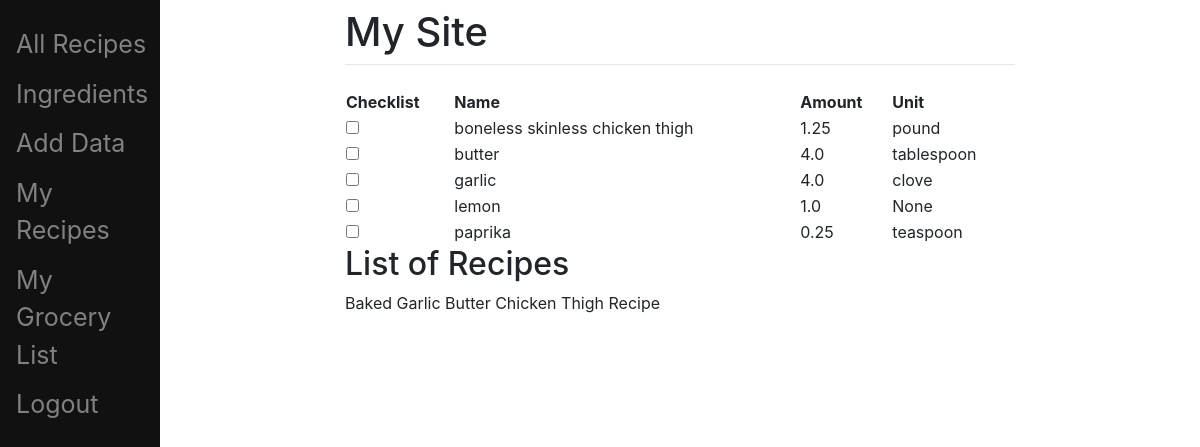
Page /grocerylist/ (signed in) on the earlier database version.
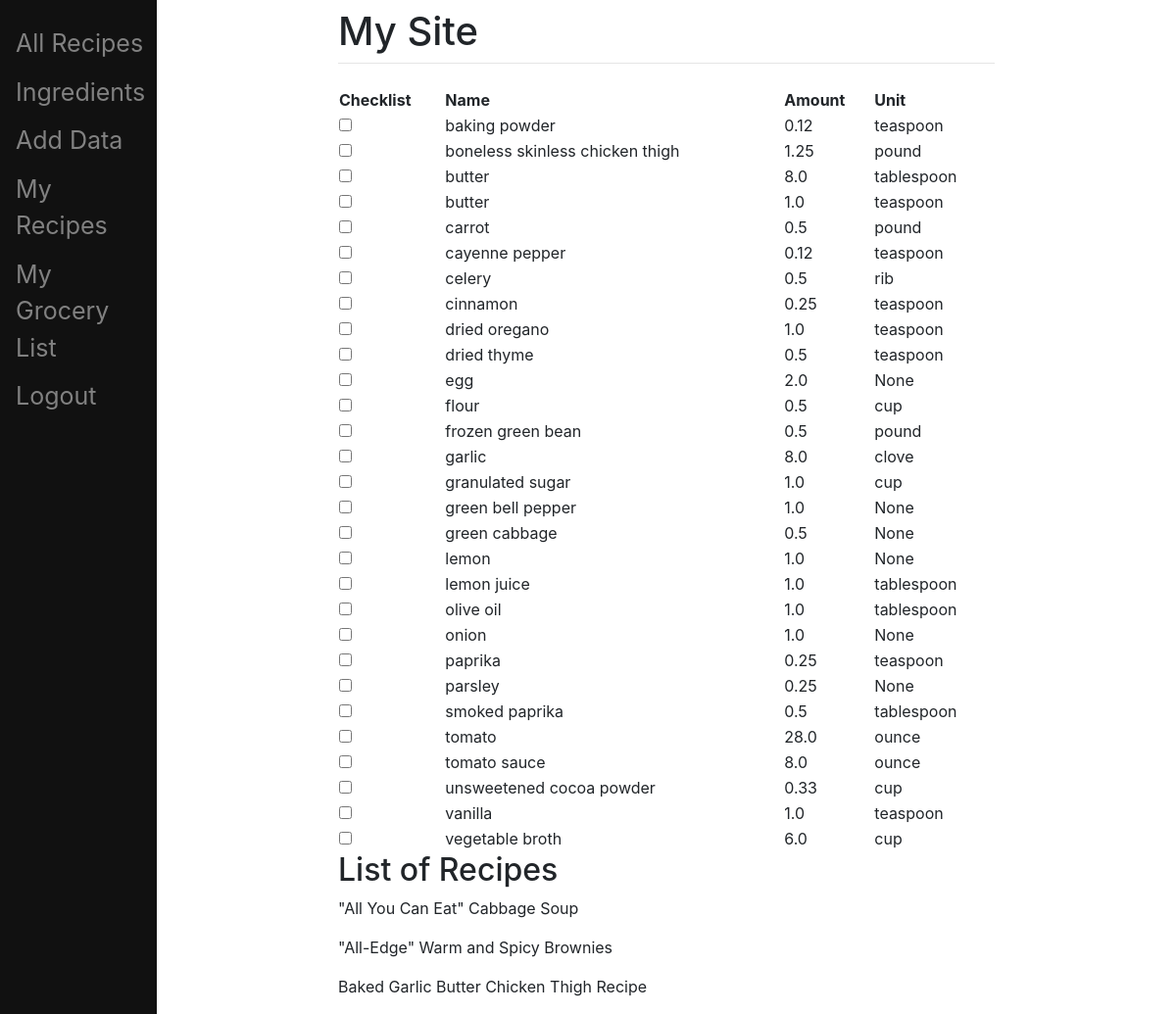
Same page on the later database version.
### main/models.py (models this page shows, shortened)
class grocery_list(models.Model):
    user = models.ForeignKey(User, on_delete=models.CASCADE, related_name="recipe_list", null=True)
    name = models.ForeignKey('ingredients3', related_name='recipe_list', on_delete=models.SET_NULL, null=True, blank=True)
    amount = models.FloatField(blank=True, null=True)
    unit = models.CharField(max_length=50, blank=True, null=True)
    checked = models.BooleanField(default=False)

class ingredients3(models.Model):
    name = models.CharField(max_length=200)
    def __str__(self):
        return self.name

class user_recipes(models.Model):
    recipe = models.ForeignKey('recipes3', related_name='user_recipe', on_delete=models.SET_NULL, null=True, blank=True)
    user = models.ForeignKey(User, on_delete=models.CASCADE, related_name="recipes", null=True)
    percent = models.IntegerField(blank=True, null=True)
    checked = models.BooleanField(default=False)

class recipes3(models.Model):
    name = models.CharField(max_length=200)
    time = models.PositiveIntegerField(null=True, blank=True)
    url = models.URLField(max_length=200)
    image = models.CharField(max_length=200)
    calories = models.FloatField(null=True, blank=True)
    ingredients = models.ManyToManyField('ingredients3', related_name='recipes')
    genre = models.ManyToManyField('genres3', related_name='recipes')

### main/views.py (the view)
# urls.py: path('grocerylist/', views.groceryList, name='groceryList'),
def groceryList(response):
    if response.user.is_authenticated:
        return render(response, 'main/grocery_list.html', {'ingredients': grocery_list.objects.filter(user=response.user).order_by('name__name'), 'recipes': user_recipes.objects.filter(user=response.user,checked=True)})
    else:
        return render(response, 'main/grocery_list.html')

### main/templates/main/grocery_list.html (shortened to what this page needs)
{% extends "main/base.html" %}
{% block content %}
{% if user.is_authenticated%}
<table style="width:100%">
    <tr>
      <th>Checklist</th>
      <th>Name</th>
      <th>Amount</th>
      <th>Unit</th>
    </tr>
    {% for ingredient in ingredients %}
    <tr>
      {% if ingredient.checked == True %}
      <td><input type="checkbox" value="checked" name="{{ingredient.id}}" checked></td>
      {% else %}
      <td><input type="checkbox" value="checked" name="{{ingredient.id}}"></td>
      {% endif %}
      <td>{{ingredient.name}}</td>
      <td>{{ingredient.amount}}</td>
      <td>{{ingredient.unit}}</td>
    </tr>
    {% endfor %}
  </table>
  <h2>List of Recipes</h2>
  {% for recipe in recipes%}
  <p>{{recipe.recipe.name}}</p>
  {% endfor %}
{% else%}
<a href="/login">Login Here to Access Content</a>
{% endif %}
{% endblock %}

### main/templates/main/base.html (shortened to what this page needs)
<!doctype html>
<html>
<head>
</head>
<link rel="stylesheet" href="https://stackpath.bootstrapcdn.com/bootstrap/4.3.1/css/bootstrap.min.css">
<body>
	<div class="sidenav">
		<a href="/allrecipes">All Recipes</a>
		<a href="/ingredients">Ingredients</a>
		<a href="/adddata">Add Data</a>
		<a href='/myrecipes'>My Recipes</a>
		<a href='/grocerylist'>My Grocery List</a>
		{% if user.is_authenticated%}
			<a href='/logout'>Logout</a>
		{% else %}
			<a href='/login'>Login</a>
		{% endif %}
	</div>
	<div id="content" name="content" class="main">
		<div class="row justify-content-center">
			<div class="col-8">
				<h1 class="mt-2">My Site</h1>
				<hr class="mt-0 mb-4">
				{% block content %}
				{% endblock %}
			</div>
		</div>
	</div>
</body>
</html>

### main/templates/main/base.html (style rules this page uses)
.sidenav { height:100%; width:160px; position: fixed; z-index:1; top:0; left:0; background-color:#111; overflow-x: hidden; padding-top: 20px; }
.sidenav a { padding:6px 8px 6px 16px; text-decoration: none; font-size:25px; color: #818181; display:block; }
.main { margin-left:160px; padding: 0px 10px; }

Differences in the rows shown:
added grocery_list: name "baking powder", amount "0.12", unit "teaspoon"
changed grocery_list (number 3 of 29 on the later page): amount "4.0" → "8.0"
added grocery_list: name "butter", amount "1.0", unit "teaspoon"
added grocery_list: name "carrot", amount "0.5", unit "pound"
added grocery_list: name "cayenne pepper", amount "0.12", unit "teaspoon"
added grocery_list: name "celery", amount "0.5", unit "rib"
added grocery_list: name "cinnamon", amount "0.25", unit "teaspoon"
added grocery_list: name "dried oregano", amount "1.0", unit "teaspoon"
added grocery_list: name "dried thyme", amount "0.5", unit "teaspoon"
added grocery_list: name "egg", amount "2.0", unit "None"
added grocery_list: name "flour", amount "0.5", unit "cup"
added grocery_list: name "frozen green bean", amount "0.5", unit "pound"
changed grocery_list "clove": amount "4.0" → "8.0"
added grocery_list: name "granulated sugar", amount "1.0", unit "cup"
added grocery_list: name "green bell pepper", amount "1.0", unit "None"
added grocery_list: name "green cabbage", amount "0.5", unit "None"
added grocery_list: name "lemon juice", amount "1.0", unit "tablespoon"
added grocery_list: name "olive oil", amount "1.0", unit "tablespoon"
added grocery_list: name "onion", amount "1.0", unit "None"
added grocery_list: name "parsley", amount "0.25", unit "None"
added grocery_list: name "smoked paprika", amount "0.5", unit "tablespoon"
added grocery_list: name "tomato", amount "28.0", unit "ounce"
added grocery_list: name "tomato sauce", amount "8.0", unit "ounce"
added grocery_list: name "unsweetened cocoa powder", amount "0.33", unit "cup"
added grocery_list: name "vanilla", amount "1.0", unit "teaspoon"
added grocery_list: name "vegetable broth", amount "6.0", unit "cup"
now on this page (row edited): user_recipes: recipe.name "\"All You Can Eat\" Cabbage Soup"
now on this page (row edited): user_recipes: recipe.name "\"All-Edge\" Warm and Spicy Brownies"
